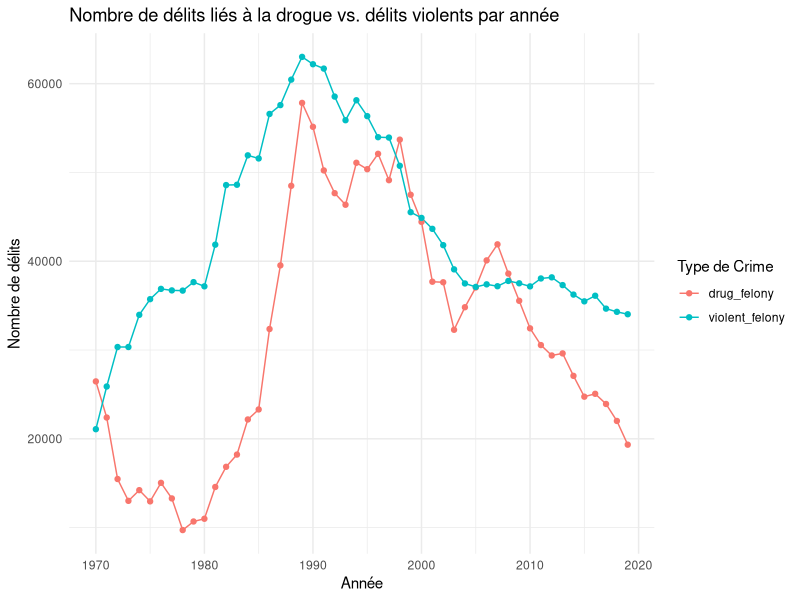
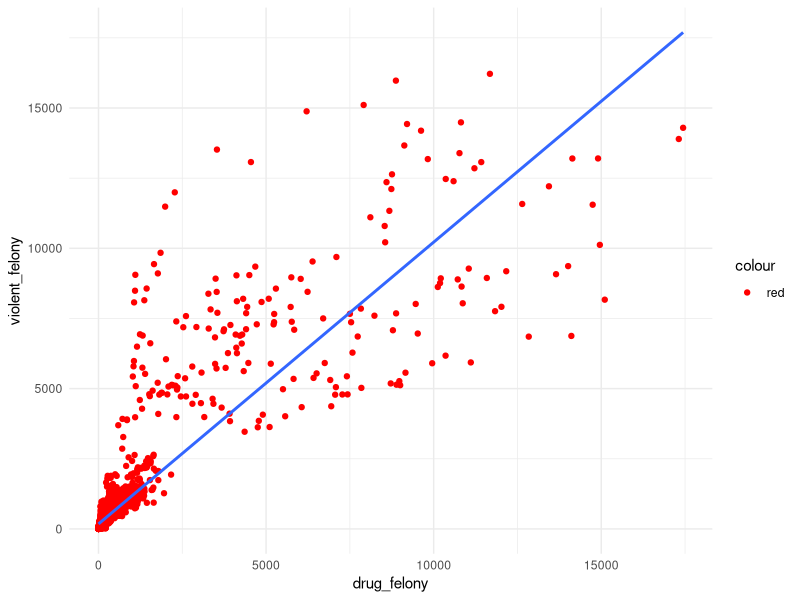
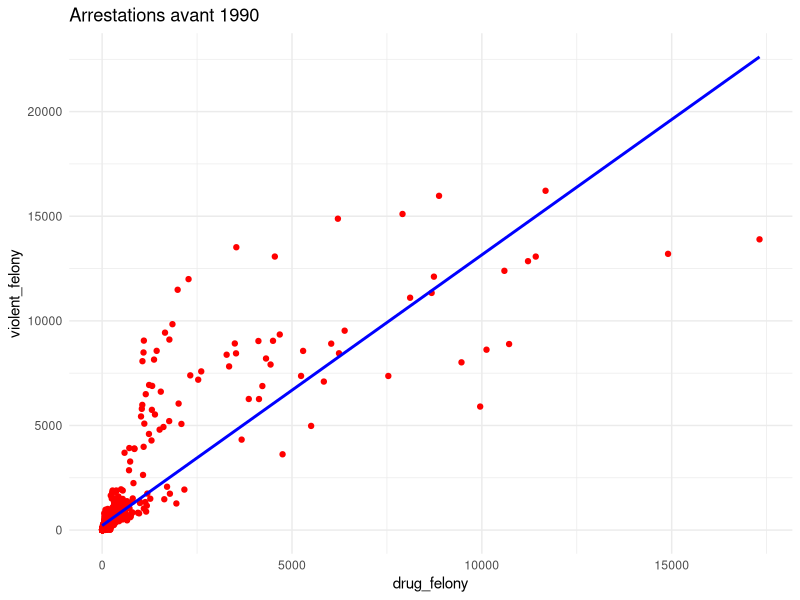
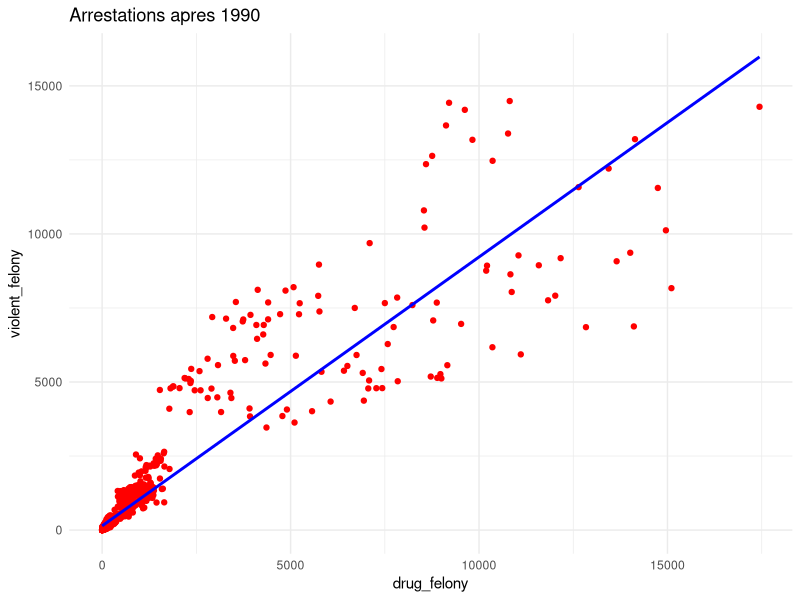

The R source for these figures, in order:
## ---- chunk 1
knitr::opts_chunk$set(echo = TRUE)
## ---- chunk 2
library(dplyr)
library(readr)
library(tidyverse)
library(ggplot2)
library(ggplot2)
library(tidyr) # Pour pivot_longer

## ---- chunk 3
Data <- read_delim("adult-arrests-by-county-beginning-1970.csv",delim=",")

## ---- chunk 4
str(Data)
summary(Data)
donnees <- na.omit(Data) 

donnees$drug_felony <- as.numeric(Data$"Drug Felony")
donnees$violent_felony <- as.numeric(Data$"Violent Felony")

## ---- chunk 5
# Transformer les données au format long
donnees_long <- pivot_longer(donnees,
                             cols = c("drug_felony", "violent_felony"),
                             names_to = "Type_of_Crime",
                             values_to = "Count")
donnees_long_sum <- aggregate(Count ~ Year + Type_of_Crime, data = donnees_long, sum)

# Créer le graphique
ggplot(donnees_long_sum, aes(x = Year, y = Count, color = Type_of_Crime)) +
  geom_line() +
  geom_point() +
  theme_minimal() +
  labs(title = "Nombre de délits liés à la drogue vs. délits violents par année",
       x = "Année",
       y = "Nombre de délits",
       color = "Type de Crime")
## ---- chunk 6

# Nuage de points pour visualiser la relation
ggplot() + 
  geom_point(data = donnees, aes(x = drug_felony, y = violent_felony, color = "red")) +
  geom_smooth(data = donnees, aes(x = drug_felony, y = violent_felony), method = lm, se = FALSE) +
  scale_color_manual(values = c("red")) +
  theme_minimal()

## ---- chunk 7
cor.test(donnees$drug_felony, donnees$violent_felony)
## ---- chunk 8
lm(donnees$violent_felony ~ donnees$drug_felony)
## ---- chunk 9
library(ggplot2)
library(dplyr)

# Filtrer les données pour les arrestations avant 1990
donnees_avant_1990 <- donnees %>% filter(Year < 1990)

# Graphique des arrestations avant 1990
ggplot(donnees_avant_1990, aes(x = drug_felony, y = violent_felony)) + 
  geom_point(color = "red") +
  geom_smooth(aes(x = drug_felony, y = violent_felony), method = lm, se = FALSE, color = "blue") +
  scale_color_manual(values = c("red")) +
  theme_minimal() +
  ggtitle("Arrestations avant 1990")

## ---- chunk 10
library(ggplot2)
library(dplyr)

# Filtrer les données pour les arrestations avant 1990
donnees_apres_1990 <- donnees %>% filter(Year >= 1990)

# Graphique des arrestations avant 1990
ggplot(donnees_apres_1990, aes(x = drug_felony, y = violent_felony)) + 
  geom_point(color = "red") +
  geom_smooth(aes(x = drug_felony, y = violent_felony), method = lm, se = FALSE, color = "blue") +
  scale_color_manual(values = c("red")) +
  theme_minimal() +
  ggtitle("Arrestations apres 1990")

## ---- chunk 11

lm(donnees_avant_1990$violent_felony ~ donnees_avant_1990$drug_felony)
## ---- chunk 12
lm(donnees_apres_1990$violent_felony ~ donnees_apres_1990$drug_felony)
